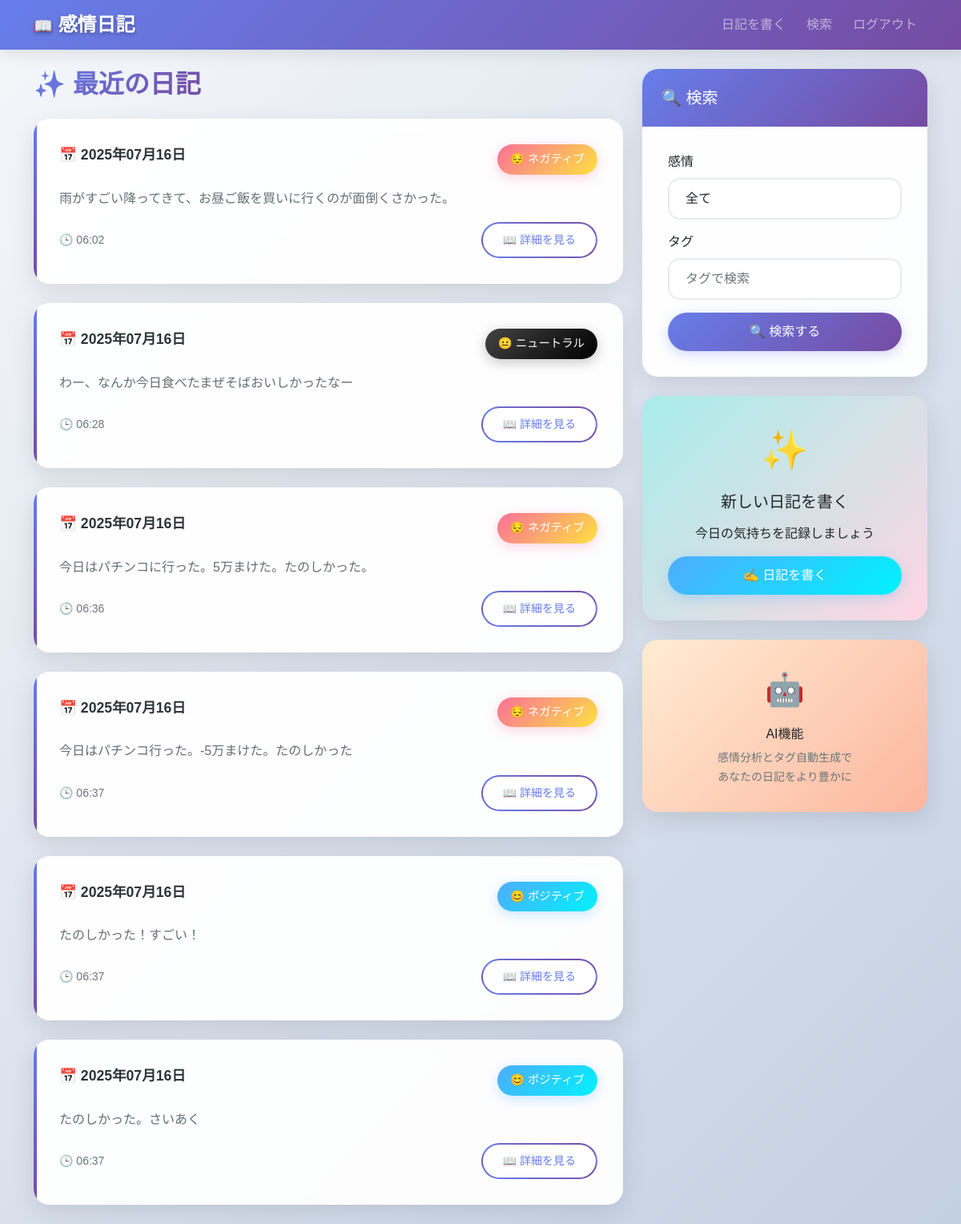
Screenshot of / (signed in) with the database file from the repository.
### app/models.py (models this page shows, shortened)
class DiaryEntry(db.Model):
    id = db.Column(db.Integer, primary_key=True)
    user_id = db.Column(db.Integer, db.ForeignKey('user.id'), nullable=False)
    date = db.Column(db.Date, nullable=False, default=datetime.now)
    content = db.Column(db.Text, nullable=False)
    sentiment = db.Column(db.String(20), nullable=True)
    tags = db.Column(db.String(200), nullable=True)
    created_at = db.Column(db.DateTime, default=datetime.now)

### app/routes.py (the view)
@main.route('/')
@login_required
def index():
    search_form = SearchForm()
    entries = DiaryEntry.query.filter_by(user_id=current_user.id).order_by(DiaryEntry.date.desc()).limit(10).all()
    return render_template('index.html', entries=entries, search_form=search_form)

### app/forms.py
class SearchForm(FlaskForm):
    sentiment = SelectField('感情', choices=[('', '全て'), ('Positive', 'ポジティブ'),
                                          ('Negative', 'ネガティブ'), ('Neutral', 'ニュートラル')])
    tag = StringField('タグ', render_kw={"placeholder": "タグで検索"})

### app/routes.py (called while the page is built)
@login_manager.user_loader
def load_user(user_id):
    return User.query.get(int(user_id))

### app/templates/index.html (shortened to what this page needs)
{% extends "base.html" %}
{% block content %}
<div class="row">
    <div class="col-md-8">
        <div class="d-flex align-items-center mb-4">
            <h2 class="mb-0" style="background: var(--primary-gradient); -webkit-background-clip: text; -webkit-text-fill-color: transparent; font-weight: 700;">✨ 最近の日記</h2>
        </div>
        {% if entries %}
            {% for entry in entries %}
            <div class="card mb-4 diary-entry">
                <div class="card-body">
                    <div class="d-flex justify-content-between align-items-start mb-3">
                        <div class="diary-date">
                            📅 {{ entry.date.strftime('%Y年%m月%d日') }}
                        </div>
                        <span class="sentiment-{{ entry.sentiment.lower() }}">
                            {% if entry.sentiment == 'Positive' %}😊 ポジティブ
                            {% elif entry.sentiment == 'Negative' %}😔 ネガティブ
                            {% else %}😐 ニュートラル
                            {% endif %}
                        </span>
                    </div>
                    <div class="diary-content mb-3">
                        {{ entry.content[:200] }}{% if entry.content|length > 200 %}...{% endif %}
                    </div>
                    <div class="d-flex justify-content-between align-items-center">
                        <small class="text-muted">
                            🕒 {{ entry.created_at.strftime('%H:%M') }}
                        </small>
                        <a href="{{ url_for('main.view_entry', id=entry.id) }}" class="btn btn-sm btn-outline-primary">
                            📖 詳細を見る
                        </a>
                    </div>
                </div>
            </div>
            {% endfor %}
        {% endif %}
    </div>
    <div class="col-md-4">
        <div class="card mb-4">
            <div class="card-header">
                <h5 class="mb-0">🔍 検索</h5>
            </div>
            <div class="card-body">
                <form method="GET" action="{{ url_for('main.search') }}">
                    <div class="mb-3">
                        {{ search_form.sentiment.label(class="form-label") }}
                        {{ search_form.sentiment(class="form-select") }}
                    </div>
                    <div class="mb-3">
                        {{ search_form.tag.label(class="form-label") }}
                        {{ search_form.tag(class="form-control") }}
                    </div>
                    <button type="submit" class="btn btn-primary w-100">
                        🔍 検索する
                    </button>
                </form>
            </div>
        </div>
        <div class="card mb-4" style="background: linear-gradient(135deg, #a8edea 0%, #fed6e3 100%);">
            <div class="card-body text-center">
                <div style="font-size: 3rem; margin-bottom: 1rem;">✨</div>
                <h5 class="mb-3">新しい日記を書く</h5>
                <p class="mb-3">今日の気持ちを記録しましょう</p>
                <a href="{{ url_for('main.write_diary') }}" class="btn btn-success w-100">
                    ✍️ 日記を書く
                </a>
            </div>
        </div>
        <div class="card" style="background: linear-gradient(135deg, #ffecd2 0%, #fcb69f 100%);">
            <div class="card-body text-center">
                <div style="font-size: 2.5rem; margin-bottom: 1rem;">🤖</div>
                <h6 class="mb-2">AI機能</h6>
                <small class="text-muted">
                    感情分析とタグ自動生成で<br>
                    あなたの日記をより豊かに
                </small>
            </div>
        </div>
    </div>
</div>
{% endblock %}

### app/templates/base.html (shortened to what this page needs)
<!DOCTYPE html>
<html lang="ja">
<head>
    <link href="https://cdn.jsdelivr.net/npm/bootstrap@5.1.3/dist/css/bootstrap.min.css" rel="stylesheet">
</head>
<body>
    <nav class="navbar navbar-expand-lg navbar-dark bg-primary">
        <div class="container">
            <a class="navbar-brand" href="{{ url_for('main.index') }}">
                <span style="font-size: 1.2rem;">📖</span> 感情日記
            </a>
            {% if current_user.is_authenticated %}
            <div class="collapse navbar-collapse" id="navbarNav">
                <div class="navbar-nav ms-auto">
                    <a class="nav-link" href="{{ url_for('main.write_diary') }}">
                        <span class="d-lg-none">✍️ </span>日記を書く
                    </a>
                    <a class="nav-link" href="{{ url_for('main.search') }}">
                        <span class="d-lg-none">🔍 </span>検索
                    </a>
                    <a class="nav-link" href="{{ url_for('auth.logout') }}">
                        <span class="d-lg-none">🚪 </span>ログアウト
                    </a>
                </div>
            </div>
            {% endif %}
        </div>
    </nav>
    <div class="container mt-4">
        {% block content %}{% endblock %}
    </div>
</body>
</html>

### app/templates/base.html (style rules this page uses)
:root { --primary-gradient: linear-gradient(135deg, #667eea 0%, #764ba2 100%); --secondary-gradient: linear-gradient(135deg, #f093fb 0%, #f5576c 100%); --success-gradient: linear-gradient(135deg, #4facfe 0%, #00f2fe 100%); --warning-gradient: linear-gradient(135deg, #43e97b 0%, #38f9d7 100%); --danger-gradient: linear-gradient(135deg, #fa709a 0%, #fee140 100%); --dark-gradient: linear-gradient(135deg, #434343 0%, #000000 100%); --card-shadow: 0 10px 30px rgba(0,0,0,0.1); --card-hover-shadow: 0 20px 40px rgba(0,0,0,0.15); }
body { font-family: 'Noto Sans JP', sans-serif; background: linear-gradient(135deg, #f5f7fa 0%, #c3cfe2 100%); min-height: 100vh; }
.navbar { background: var(--primary-gradient) !important; box-shadow: 0 4px 20px rgba(0,0,0,0.1); backdrop-filter: blur(10px); }
.navbar-brand { font-weight: 700; font-size: 1.5rem; text-shadow: 0 2px 4px rgba(0,0,0,0.3); }
.nav-link { font-weight: 500; transition: all 0.3s ease; border-radius: 20px; margin: 0 5px; }
.card { border: none; border-radius: 20px; box-shadow: var(--card-shadow); transition: all 0.3s ease; background: rgba(255,255,255,0.95); backdrop-filter: blur(10px); overflow: hidden; }
.card-header { background: var(--primary-gradient); color: white; border: none; font-weight: 600; padding: 1.5rem; }
.card-body { padding: 2rem; }
.sentiment-positive { background: var(--success-gradient); color: white; padding: 8px 16px; border-radius: 25px; font-weight: 500; font-size: 0.9rem; box-shadow: 0 4px 15px rgba(79, 172, 254, 0.3); }
.sentiment-negative { background: var(--danger-gradient); color: white; padding: 8px 16px; border-radius: 25px; font-weight: 500; font-size: 0.9rem; box-shadow: 0 4px 15px rgba(250, 112, 154, 0.3); }
.sentiment-neutral { background: var(--dark-gradient); color: white; padding: 8px 16px; border-radius: 25px; font-weight: 500; font-size: 0.9rem; box-shadow: 0 4px 15px rgba(67, 67, 67, 0.3); }
.btn-primary { background: var(--primary-gradient); border: none; border-radius: 25px; padding: 12px 30px; font-weight: 500; transition: all 0.3s ease; box-shadow: 0 4px 15px rgba(102, 126, 234, 0.3); }
.btn-success { background: var(--success-gradient); border: none; border-radius: 25px; padding: 12px 30px; font-weight: 500; transition: all 0.3s ease; box-shadow: 0 4px 15px rgba(79, 172, 254, 0.3); }
.btn-outline-primary { border: 2px solid transparent; background: linear-gradient(white, white), var(--primary-gradient); background-clip: padding-box, border-box; color: #667eea; border-radius: 25px; padding: 10px 25px; font-weight: 500; transition: all 0.3s ease; }
.form-control, .form-select { border: 2px solid #e9ecef; border-radius: 15px; padding: 12px 20px; transition: all 0.3s ease; background: rgba(255,255,255,0.9); }
.card { animation: fadeInUp 0.6s ease-out; }
.diary-entry { position: relative; overflow: hidden; }
.diary-entry::before { content: ''; position: absolute; top: 0; left: 0; width: 4px; height: 100%; background: var(--primary-gradient); }
.diary-date { font-size: 1.1rem; font-weight: 600; color: #2d3436; margin-bottom: 0.5rem; }
.diary-content { line-height: 1.7; color: #636e72; font-size: 1rem; }

### rows the page displays
DiaryEntry: date "2025年07月16日", sentiment "😔 ネガティブ", content "雨がすごい降ってきて、お昼ご飯を買いに行くのが面倒くさかった。", created_at "06:02"
DiaryEntry: date "2025年07月16日", sentiment "😐 ニュートラル", content "わー、なんか今日食べたまぜそばおいしかったなー", created_at "06:28"
DiaryEntry: date "2025年07月16日", sentiment "😔 ネガティブ", content "今日はパチンコに行った。5万まけた。たのしかった。", created_at "06:36"
DiaryEntry: date "2025年07月16日", sentiment "😔 ネガティブ", content "今日はパチンコ行った。-5万まけた。たのしかった", created_at "06:37"
DiaryEntry: date "2025年07月16日", sentiment "😊 ポジティブ", content "たのしかった！すごい！", created_at "06:37"
DiaryEntry: date "2025年07月16日", sentiment "😊 ポジティブ", content "たのしかった。さいあく", created_at "06:37"

### other values shown
{{ search_form.sentiment.label(class="form-label") }} "感情"
{{ search_form.tag.label(class="form-label") }} "タグ"
